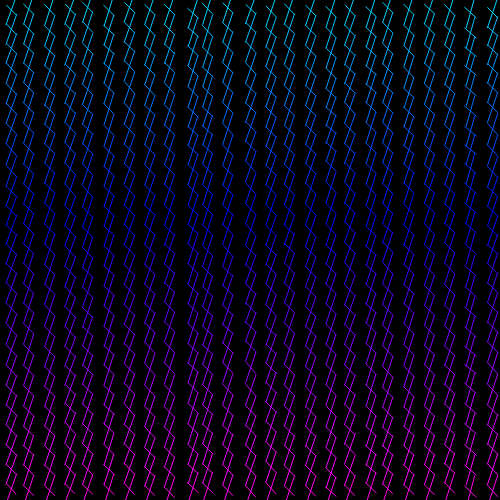
Frame 1 (no input)
Frame 60 (no input): identical to frame 1, image omitted
Frame 120 (the mouse pressed at the canvas centre since frame 60): identical to frame 1, image omitted

The p5.js sketch that drew this single still picture (run headless with seeded random() and noise() and a simulated clock; from frame 60 on, the mouse is pressed at the canvas centre):

// p5.js sketch
// ── sketch.js
let numCols = 25;
let numRows = 25;

function setup() {
    createCanvas(500,500);
    colorMode(HSB);
    noStroke();
}

function draw() {
    background(0, 0, 0);

    let offset = 0;

    for (let i = 0; i < numCols; i++) {
        let x1 = map(noise(offset), 0, 1, (i/numRows)*width, (i/numRows)*width+10);
        offset += 0.1;
        let x2 = map(noise(offset), 0, 1, (i/numRows)*width+10, (i/numRows)*width+20);
        offset += 0.1;
        for (let i = 0; i < numRows; i++) {
            let y1 = map(noise(offset), 0, 1, (i/numCols)*height, (i/numCols)*height+10);
            offset += 0.1;
            let y2 = map(noise(offset), 0, 1, (i/numCols)*height+10, (i/numCols)*height+20);
            offset += 0.1;

            let hue = map(i, 0, numCols, 190, 310);

            stroke(hue, 100, 100);
            line(x1, y1, x2, y2);
            stroke(hue, 100, 100);
            line(x1+10, y1-10, x2-10, y2+10);
        }
    }      
}
